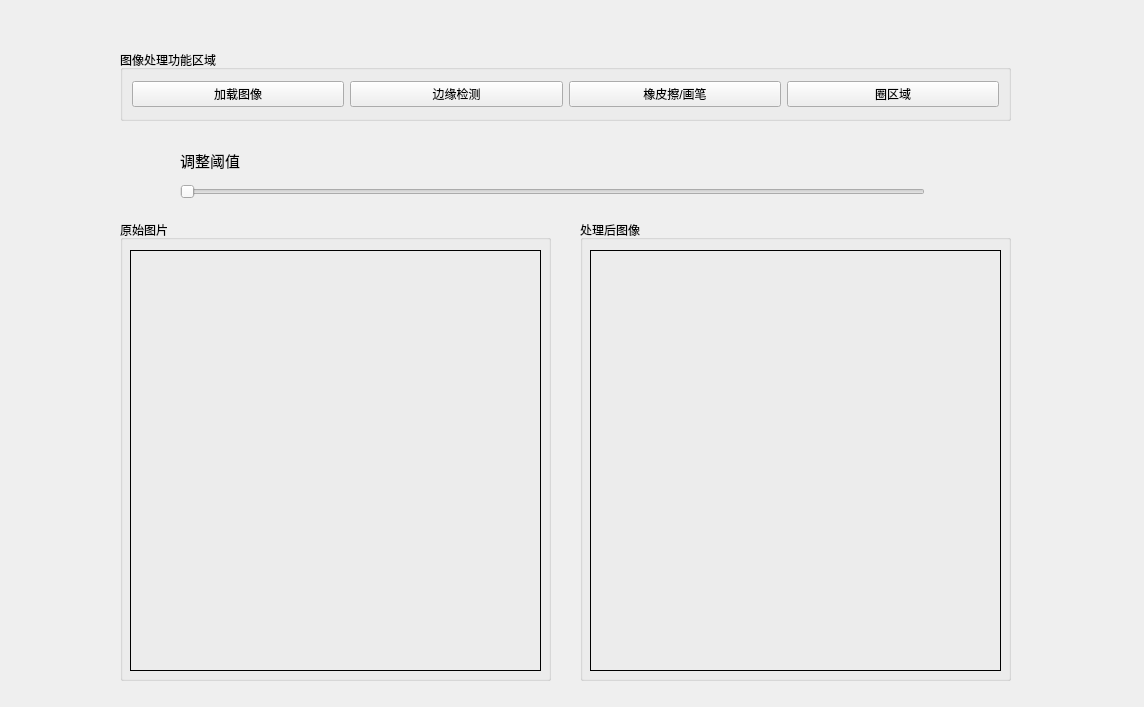
<?xml version="1.0" encoding="UTF-8"?>
<ui version="4.0">
 <class>MainWindow</class>
 <widget class="QMainWindow" name="MainWindow">
  <property name="geometry">
   <rect>
    <x>0</x>
    <y>0</y>
    <width>1144</width>
    <height>707</height>
   </rect>
  </property>
  <property name="windowTitle">
   <string>MainWindow</string>
  </property>
  <widget class="QWidget" name="centralwidget">
   <widget class="QGroupBox" name="horizontalGroupBox">
    <property name="geometry">
     <rect>
      <x>120</x>
      <y>50</y>
      <width>891</width>
      <height>71</height>
     </rect>
    </property>
    <property name="title">
     <string>图像处理功能区域</string>
    </property>
    <layout class="QHBoxLayout" name="horizontalLayout">
     <item>
      <widget class="QPushButton" name="btn_LoadImage">
       <property name="text">
        <string>加载图像</string>
       </property>
      </widget>
     </item>
     <item>
      <widget class="QPushButton" name="btn_canny">
       <property name="text">
        <string>边缘检测</string>
       </property>
      </widget>
     </item>
     <item>
      <widget class="QPushButton" name="pushButton">
       <property name="text">
        <string>橡皮擦/画笔</string>
       </property>
      </widget>
     </item>
     <item>
      <widget class="QPushButton" name="pushButton_2">
       <property name="text">
        <string>圈区域</string>
       </property>
      </widget>
     </item>
    </layout>
   </widget>
   <widget class="QGroupBox" name="groupBox">
    <property name="geometry">
     <rect>
      <x>120</x>
      <y>220</y>
      <width>431</width>
      <height>461</height>
     </rect>
    </property>
    <property name="title">
     <string>原始图片</string>
    </property>
    <widget class="QLabel" name="lbl_show1">
     <property name="geometry">
      <rect>
       <x>10</x>
       <y>30</y>
       <width>411</width>
       <height>421</height>
      </rect>
     </property>
     <property name="frameShape">
      <enum>QFrame::Panel</enum>
     </property>
     <property name="text">
      <string/>
     </property>
    </widget>
    <widget class="QLabel" name="label">
     <property name="geometry">
      <rect>
       <x>10</x>
       <y>30</y>
       <width>411</width>
       <height>421</height>
      </rect>
     </property>
     <property name="mouseTracking">
      <bool>false</bool>
     </property>
     <property name="styleSheet">
      <string notr="true"/>
     </property>
     <property name="frameShape">
      <enum>QFrame::Panel</enum>
     </property>
     <property name="text">
      <string/>
     </property>
     <property name="textFormat">
      <enum>Qt::AutoText</enum>
     </property>
    </widget>
   </widget>
   <widget class="QGroupBox" name="groupBox_2">
    <property name="geometry">
     <rect>
      <x>580</x>
      <y>220</y>
      <width>431</width>
      <height>461</height>
     </rect>
    </property>
    <property name="title">
     <string>处理后图像</string>
    </property>
    <widget class="QLabel" name="lbl_show2">
     <property name="geometry">
      <rect>
       <x>10</x>
       <y>30</y>
       <width>411</width>
       <height>421</height>
      </rect>
     </property>
     <property name="frameShape">
      <enum>QFrame::Panel</enum>
     </property>
     <property name="text">
      <string/>
     </property>
    </widget>
   </widget>
   <widget class="QSlider" name="horizontalSlider">
    <property name="geometry">
     <rect>
      <x>180</x>
      <y>180</y>
      <width>745</width>
      <height>23</height>
     </rect>
    </property>
    <property name="orientation">
     <enum>Qt::Horizontal</enum>
    </property>
   </widget>
   <widget class="QLabel" name="label_2">
    <property name="geometry">
     <rect>
      <x>180</x>
      <y>150</y>
      <width>101</width>
      <height>21</height>
     </rect>
    </property>
    <property name="font">
     <font>
      <pointsize>11</pointsize>
     </font>
    </property>
    <property name="text">
     <string>调整阈值</string>
    </property>
   </widget>
  </widget>
 </widget>
 <resources/>
 <connections/>
</ui>
